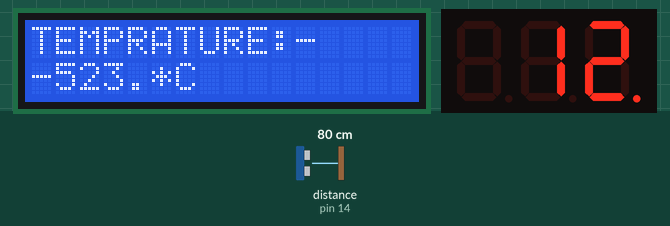
Recording of a sketch running on a simulated Arduino Uno, built with avr-gcc and run on an emulated ATmega328P. Parts: 16×2 character LCD, 3-digit seven-segment display. Wiring (inferred from the names in the program): ultrasonic range finder: trigger pin 15; echo pin 14. The test bench sets the inputs (shaded band); at power-on: distance to the obstacle (sensor on pin 14) 80 cm. The echo pulse lasts 58.3 µs per cm; what the sketch prints to the serial monitor is not drawn.

Above: at 3.7 s.
3.8 s: distance to the obstacle (sensor on pin 14) set to 2 cm
At 5.4 s:
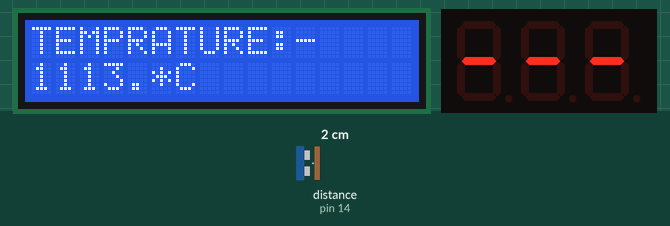
6.8 s: distance to the obstacle (sensor on pin 14) set to 9 cm
At 8.2 s:
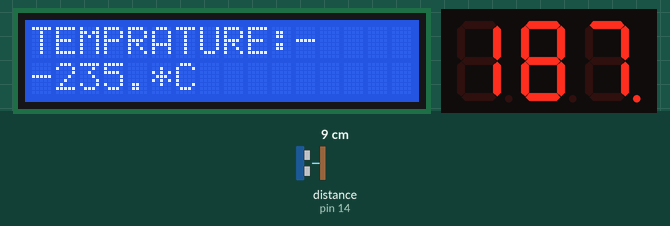
9.8 s: distance to the obstacle (sensor on pin 14) set to 4 cm
At 11.2 s:
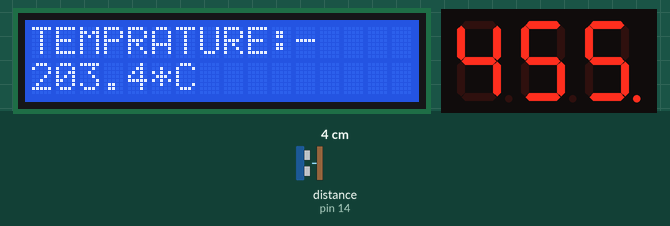
12.8 s: distance to the obstacle (sensor on pin 14) set to 250 cm
At 14.2 s:
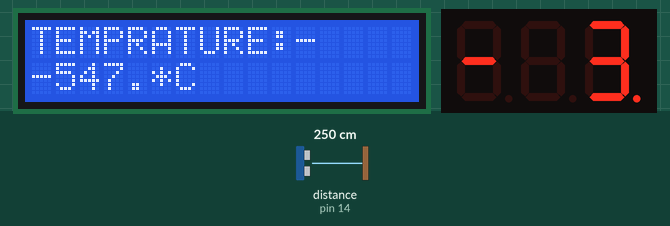
14.5 s: distance to the obstacle (sensor on pin 14) set to 35 cm
At 16.3 s:
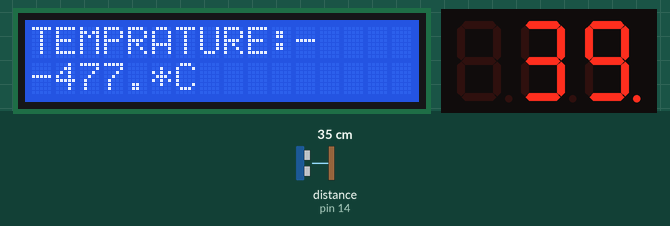
17.5 s: distance to the obstacle (sensor on pin 14) set to 18 cm
At 17.9 s:
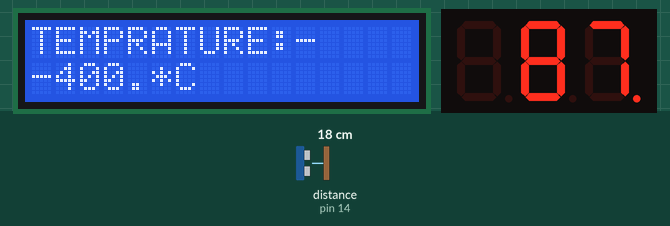
Timing chart, 0 to 20.5 s (numbered marks = the images above; inputs shaded):
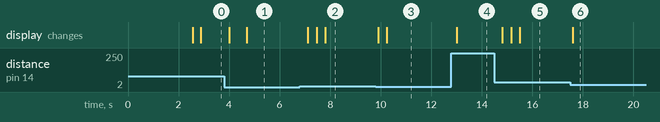

The sketch:

sevsegd_test.ino
```cpp
//defining variables.

#include <SevSeg.h>
SevSeg sevseg;

#include <LiquidCrystal.h>
LiquidCrystal LCD(8,3,16,17,18,19);

//float test=134.58;
int trigpin=15;
int ecopin=14;
float pingtime;
float distance=10.0; //cm
float sos;
int x=1;
int printtime=30;
float tem;


void setup() {

  LCD.begin(16,2);
  LCD.setCursor(6,1);
  LCD.print("HELLO");
  delay(2500);

  Serial.begin(2000000);
  pinMode(trigpin,OUTPUT);
  pinMode(ecopin,INPUT);

  byte numDigits=3;
  byte digitPins[]={11, 12, 13};
  byte segmentPins[]={7 , 6, 4, 2 , 1, 9, 10, 5};
  bool resistorsonSegments=false;
  byte hardwareConfig=COMMON_ANODE;
  bool updateWithDelays=true;
  bool leadingZeros=false;
  bool disableDecPoint=false;

  sevseg.begin(hardwareConfig ,numDigits ,digitPins ,segmentPins ,resistorsonSegments, updateWithDelays ,leadingZeros ,disableDecPoint);
  sevseg.setBrightness(90);
}

void loop() {


//RELEASING A SOUND PULSE FROM TRIGER MOD.
  digitalWrite(trigpin,LOW);
  delay(2);
  digitalWrite(trigpin,HIGH);
  delayMicroseconds(10);
  digitalWrite(trigpin,LOW);

//RECIVING THE IMPULSE.
  pingtime=pulseIn(ecopin,HIGH);
  sos=distance/pingtime;
  sos=sos*(1.0/100.0)*(1000000.0/1.0);
  sos=sos-10;
  tem=((sos-331.0)/(0.61));
  Serial.print(sos);
  Serial.print(": ");
  Serial.println(tem);
  delayMicroseconds(1);

//DISPLAYING IT ON TO THE SEV_SEG DIS.
  while (x<=printtime){
   sevseg.setNumber(sos,0);
   sevseg.refreshDisplay();
   x=x+1;
   LCD.clear();
   LCD.setCursor(0,0);
   LCD.print("TEMPRATURE:-");
   LCD.setCursor(0,1);
   LCD.print(tem);
   LCD.setCursor(5,1);
   LCD.print("*C");
  }
  x=1;
}
```

Measured:
- after the input at 3.8 s, the display: first changes after 0.21 s (image 1 shows a later state)
- after the input at 6.8 s, the display: changes after 0.32 s (image 2)
- after the input at 9.8 s, the display: first changes after 0.10 s (image 3 shows a later state)
- after the input at 12.8 s, the display: changes after 0.21 s (image 4)
- after the input at 14.5 s, the display: changes after 0.31 s (image 5)
- after the input at 17.5 s, the display: changes after 0.11 s (image 6)
